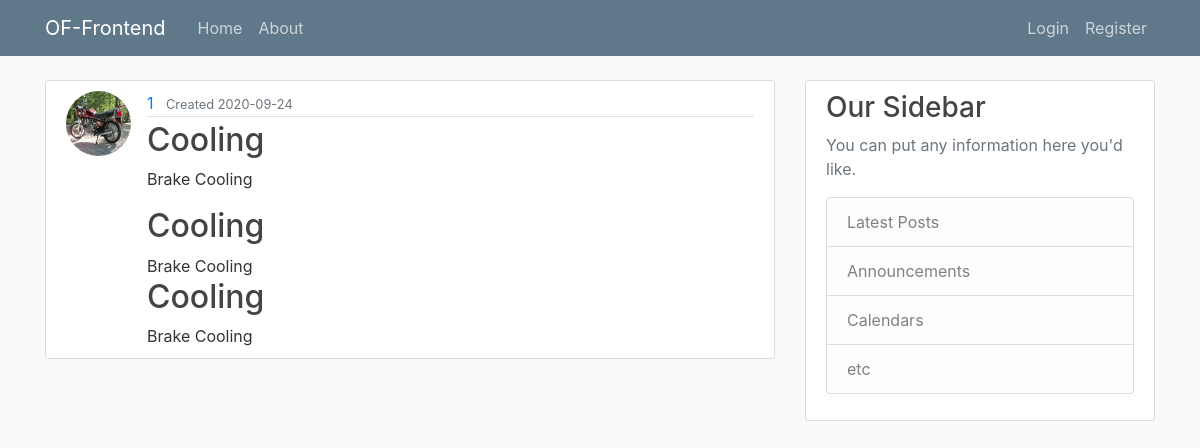
Screenshot of /programs/1/1/ with the database file from the repository.
### flask_website/models.py (models this page shows, shortened)
class User(db.Model,UserMixin):
    __tablename__ = 'user'
    id = db.Column(db.Integer, primary_key=True)
    username = db.Column(db.String(20),unique=True, nullable=False)
    email = db.Column(db.String(120),unique=True, nullable=False)
    image_file = db.Column(db.String(20), default='default.jpg')
    password = db.Column(db.String(60), nullable=False)
    create_program= db.relationship('Program', backref='creator', lazy=True)

class Project(db.Model):
    __tablename__ = 'project'
    id = db.Column(db.Integer, primary_key=True)
    name = db.Column(db.String(20),unique=True, nullable=False)
    description = db.Column(db.Text,unique=False, nullable=False)
    created_date = db.Column(db.DateTime,nullable=False, default = datetime.utcnow) #auto
    created_by = db.Column(db.Integer,db.ForeignKey('user.id'), nullable = False)
    program_id = db.Column(db.Integer,db.ForeignKey('program.id'), nullable = False)
    program = db.relationship("Program", back_populates = "project")
    case = db.relationship("Case", back_populates = "project") # forward

### flask_website/routes.py (the view)
@login_required
@app.route("/programs/<int:program_id>/<int:project_id>/")
def project(program_id,project_id):
    program = Program.query.get_or_404(program_id)
    project =Project.query.get_or_404(project_id)
    cases = project.case
    return render_template('project.html', title = program.name, program = program, project = project, cases = cases)

### flask_website/templates/project.html
{% extends "layout.html" %}
{% block content %}
        <article class="media content-section">
          <img class = "rounded-circle article-img", src="{{ url_for('static',filename = 'profile_pics/' + program.creator.image_file) }}">
          <div class="media-body">
            <div class="article-metadata">
              <a class="mr-2" href="#">{{ project.created_by}}</a>
              <small class="text-muted"> Created {{ project.created_date.strftime('%Y-%m-%d') }}</small>
            </div>
            <h2 class="article-title">{{ project.name }}</h2>
            <p class="article-content">{{ project.description }}</p>
            {% for case in cases %}
              <div class="media-body">
                <h2><a class="article-title" href="{{ url_for('case', program_id = program.id, project_id = project.id, case_id = case.id) }}">{{ project.name }}</a></h2>
                <div class="article-text">{{ project.description }} </div>
              </div>
            {% endfor %}
          </div>
        </article>
{% endblock content %}

### flask_website/static/main.css (style rules this page uses)
body { background: #fafafa; color: #333333; margin-top: 5rem; }
h1, h2, h3, h4, h5, h6 { color: #444444; }
.content-section { background: #ffffff; padding: 10px 20px; border: 1px solid #dddddd; border-radius: 3px; margin-bottom: 20px; }
.article-title { color: #444444; }
.article-content { white-space: pre-line; }
.article-img { height: 65px; width: 65px; margin-right: 16px; }
.article-metadata { padding-bottom: 1px; margin-bottom: 4px; border-bottom: 1px solid #e3e3e3 }

### rows the page displays
User: image_file (placeholder picture)
Project: created_by "1", created_date "2020-09-24", name "Cooling", description "Brake Cooling"
